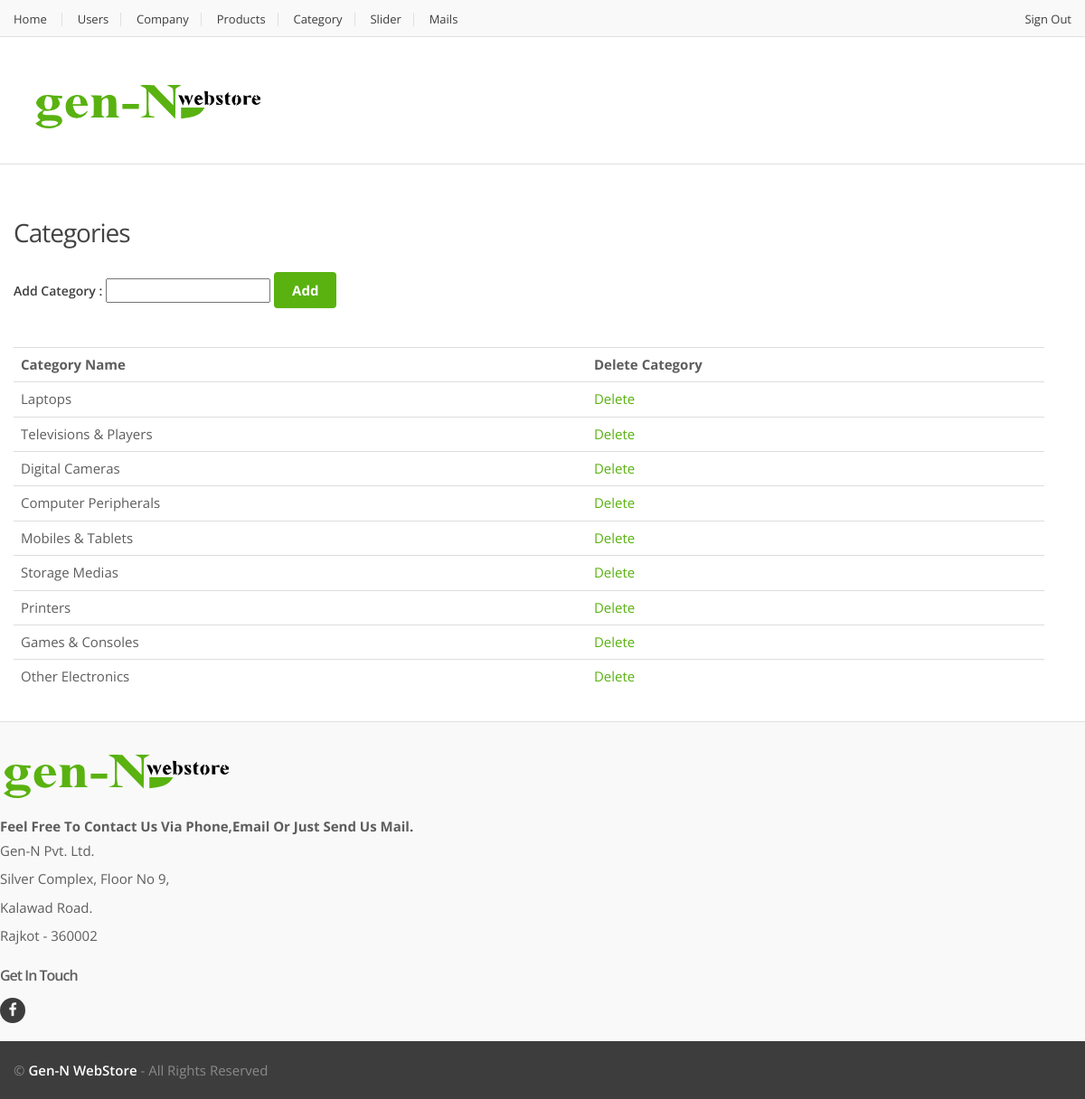
The app's page /admin/category.php (signed in) with its own data.
### tables this page shows
CREATE TABLE IF NOT EXISTS `category` (
  `cat_id` int(2) NOT NULL,
  `cat_name` varchar(30) NOT NULL DEFAULT ''
);

### admin/category.php (the view, shortened to what this page needs)
<!DOCTYPE html>
<html lang="en">
	<head>
	    <link rel="stylesheet" href="../assets/css/bootstrap.min.css">
	    <link rel="stylesheet" href="../assets/css/main.css">
	    <link rel="stylesheet" href="../assets/css/green.css">
	    <link rel="stylesheet" href="../assets/css/owl.carousel.css">
		<link rel="stylesheet" href="../assets/css/owl.transitions.css">
		<link rel="stylesheet" href="../assets/css/animate.min.css">
		<link rel="stylesheet" href="../assets/css/config.css">
		<link href="../assets/css/green.css" rel="alternate stylesheet" title="Green color">
		<link href="../assets/css/blue.css" rel="alternate stylesheet" title="Blue color">
		<link href="../assets/css/red.css" rel="alternate stylesheet" title="Red color">
		<link href="../assets/css/orange.css" rel="alternate stylesheet" title="Orange color">
		<link href="../assets/css/navy.css" rel="alternate stylesheet" title="Navy color">
		<link href="../assets/css/dark-green.css" rel="alternate stylesheet" title="Darkgreen color">
		<link rel="stylesheet" href="../assets/css/font-awesome.min.css">
	</head>
<body>
<?php
		include_once("adminh.php");
?>
<div class="wrapper">
<div id="top-banner-and-menu">
	<div class="container">
	<section class="section sign-in inner-right-xs">
		<h2 class="bordered">Categories</h2>
		<div class="tab-pane" id="additional-info">
			<form name="addcat" method="get" action="category.php" class="login-form cf-style-1">
			<div >
                            <label>Add Category :</label>
                            <input type="text"  name="txtcat">
							<button type="submit" class="le-button" name="addcat">Add</button>
            </div>
			</form>
                   <br><br>
					<?php
						echo "<table border=0 class=table><tr><th>Category Name</th><th>Delete Category</th></tr>";
						$rs=mysql_query("select * from category");
						while($v=mysql_fetch_array($rs))
						{
							echo "<tr><td>".$v['cat_name']."</td><td><a href=category.php?delcat=".$v['cat_id'].">Delete</a></td></tr>";
						}
							echo"</table>";
					?>
			</div>
			</div>
</div>
</div>
	<?php include_once('../include/footer.php'); ?>
</body>
</html>

### assets/css/green.css (style rules this page uses)
.le-button { background-color: #59b210; }
a, a:hover, a:focus, a:active { color: #59b210; }
h2 { color: #59b210; }

### assets/css/blue.css (style rules this page uses)
.le-button { background-color: #3498db; }
a, a:hover, a:focus, a:active { color: #3498db; }
h2 { color: #3498db; }

### assets/css/red.css (style rules this page uses)
.le-button { background-color: #e74c3c; }
a, a:hover, a:focus, a:active { color: #e74c3c; }
h2 { color: #e74c3c; }

### assets/css/orange.css (style rules this page uses)
.le-button { background-color: #f27a24; }
a, a:hover, a:focus, a:active { color: #f27a24; }
h2 { color: #f27a24; }

### assets/css/navy.css (style rules this page uses)
.le-button { background-color: #34495e; }
a, a:hover, a:focus, a:active { color: #34495e; }
h2 { color: #34495e; }

### assets/css/dark-green.css (style rules this page uses)
.le-button { background-color: #21b68e; }
a, a:hover, a:focus, a:active { color: #21b68e; }
h2 { color: #21b68e; }

### records on screen
category: cat_name "Laptops"
category: cat_name "Televisions & Players"
category: cat_name "Digital Cameras"
category: cat_name "Computer Peripherals"
category: cat_name "Mobiles & Tablets"
category: cat_name "Storage Medias"
category: cat_name "Printers"
category: cat_name "Games & Consoles"
category: cat_name "Other Electronics"
